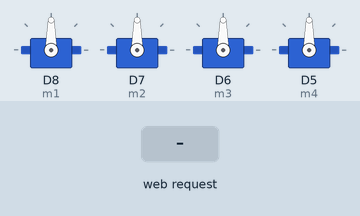
A sketch run on a simulated ESP8266 (NodeMCU). Parts: 4 × servo. The test bench sets the inputs (shaded band). What the sketch prints to the serial monitor is not drawn.

Above: at 2.2 s.
2.3 s: HTTP request GET /fw received
At 3.4 s:
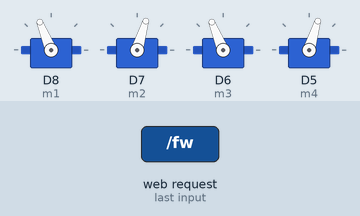
3.8 s: HTTP request GET /bk received
At 4.5 s:
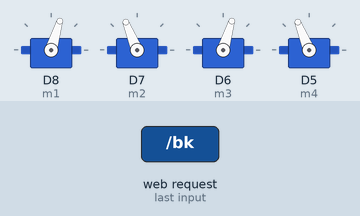
5.3 s: HTTP request GET /lt received
At 5.7 s:
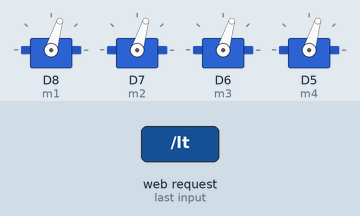
6.8 s: HTTP request GET /rt received
At 8.0 s:
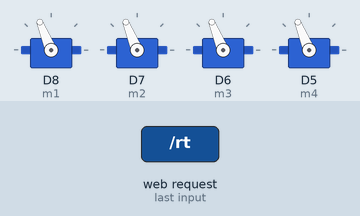
8.3 s: HTTP request GET /bl received
At 9.2 s:
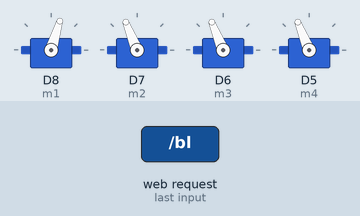
9.8 s: HTTP request GET /fl received
At 10.3 s:
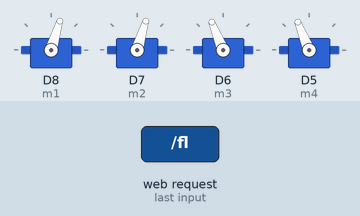
Timing chart, 0 to 12.3 s (numbered marks = the images above; inputs shaded):
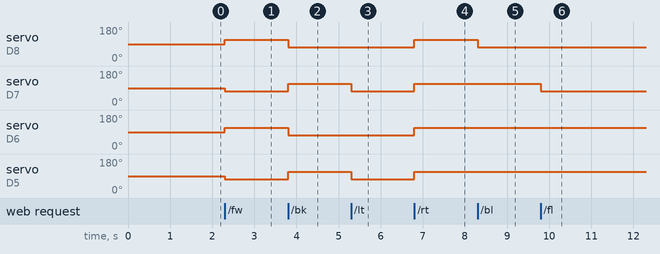

The sketch:

Mech4wheelV1.ino
```cpp
#include <ESP8266WiFi.h>
#include <WiFiClient.h>
#include <ESP8266WebServer.h>
#include <Servo.h>

Servo m1;
Servo m2;
Servo m3;
Servo m4;

/* Set these to your desired credentials. */
const char *ssid = "My_Robot";
const char *password = "iamnotarobot";

ESP8266WebServer server(80);


int cc_speed = 1300;
int cw_speed = 1700;
/* Just a little test message.  Go to http://192.168.4.1 in a web browser
 * connected to this access point to see it.
 */
void handleRoot() {
  server.send(200, "text/plain", "hello from Robot!");
}

void motor_stop(){
   m1.writeMicroseconds(1500);
   m2.writeMicroseconds(1500);
   m3.writeMicroseconds(1500);
   m4.writeMicroseconds(1500);

  }

void motor_forward(){
    m1.writeMicroseconds(cw_speed);
   m2.writeMicroseconds(cc_speed);
   m3.writeMicroseconds(cw_speed);
   m4.writeMicroseconds(cc_speed);
  }

void motor_back(){
  m1.writeMicroseconds(cc_speed);
   m2.writeMicroseconds(cw_speed);
   m3.writeMicroseconds(cc_speed);
   m4.writeMicroseconds(cw_speed);
  }

void motor_left(){

    m1.writeMicroseconds(cc_speed);
   m2.writeMicroseconds(cc_speed);
   m3.writeMicroseconds(cc_speed);
   m4.writeMicroseconds(cc_speed);

  }
void motor_right(){
   m1.writeMicroseconds(cw_speed);
   m2.writeMicroseconds(cw_speed);
   m3.writeMicroseconds(cw_speed);
   m4.writeMicroseconds(cw_speed);
  }
void motor_br(){
  // m1.writeMicroseconds(cw_speed);
   m2.writeMicroseconds(cw_speed);
   m3.writeMicroseconds(cc_speed);
  // m4.writeMicroseconds(cw_speed);
  }
void motor_bl(){
   m1.writeMicroseconds(cc_speed);
  // m2.writeMicroseconds(cw_speed);
  // m3.writeMicroseconds(cw_speed);
   m4.writeMicroseconds(cw_speed);
  }
 void motor_fr(){
   m1.writeMicroseconds(cw_speed);
  // m2.writeMicroseconds(cw_speed);
  // m3.writeMicroseconds(cw_speed);
   m4.writeMicroseconds(cc_speed);
  }
void motor_fl(){
  // m1.writeMicroseconds(cw_speed);
   m2.writeMicroseconds(cc_speed);
   m3.writeMicroseconds(cw_speed);
  // m4.writeMicroseconds(cw_speed);
  }

void motor_sr(){
   m1.writeMicroseconds(cw_speed);
   m2.writeMicroseconds(cw_speed);
   m3.writeMicroseconds(cc_speed);
   m4.writeMicroseconds(cc_speed);
  }
void motor_sl(){
   m1.writeMicroseconds(cc_speed);
   m2.writeMicroseconds(cc_speed);
   m3.writeMicroseconds(cw_speed);
   m4.writeMicroseconds(cw_speed);
  }

void speed_high(){
    cw_speed = 2000;
    cc_speed = 1000;

}
void speed_med(){
    cw_speed = 1700;
    cc_speed = 1300;

}
void speed_low(){
    cw_speed = 1600;
    cc_speed = 1400;

}


void setup() {

  m1.attach(15);//d8
  m2.attach(D7);
  m3.attach(D6);
  m4.attach(D5);


  delay(1000);
  Serial.begin(115200);
  Serial.println();
  Serial.print("Configuring access point...");
  /* You can remove the password parameter if you want the AP to be open. */
  WiFi.softAP(ssid, password);

  IPAddress myIP = WiFi.softAPIP();
  Serial.print("AP IP address: ");
  Serial.println(myIP);


  server.on("/", handleRoot);

  server.on("/inline", []() {
    server.send(200, "text/plain", "this works as well");
  });

  server.on("/fw", []() {
    motor_forward();
    server.send(200, "text/plain", "Forward");
  });
  server.on("/bk", []() {
    motor_back();
    server.send(200, "text/plain", "Back");
  });

  server.on("/st", []() {
    motor_stop();
    server.send(200, "text/plain", "Stop");
  });
  server.on("/lt", []() {
    motor_left();
    server.send(200, "text/plain", "Left");
  });
  server.on("/rt", []() {
    motor_right();
    server.send(200, "text/plain", "Right");
  });

    server.on("/bl", []() {
    motor_bl();
    server.send(200, "text/plain", "bl");
  });

   server.on("/br", []() {
    motor_br();
    server.send(200, "text/plain", "br");
  });
   server.on("/fl", []() {
    motor_fl();
    server.send(200, "text/plain", "fl");
  });
   server.on("/fr", []() {
    motor_fr();
    server.send(200, "text/plain", "fr");
  });
 server.on("/hs", []() {
    speed_high();
    server.send(200, "text/plain", "fr");
  });
   server.on("/ms", []() {
    speed_med();
    server.send(200, "text/plain", "ms");
  });
   server.on("/ls", []() {
    speed_low();
    server.send(200, "text/plain", "ls");
  });

  server.on("/sr", []() {
    motor_sr();
    server.send(200, "text/plain", "fr");
  });

    server.on("/sl", []() {
    motor_sl();
    server.send(200, "text/plain", "fr");
  });


  server.begin();
  Serial.println("HTTP server started");


}

void loop() {
  server.handleClient();
}
```

Measured:
- after the input at 2.3 s, servo on D8 (m1), servo on D6 (m3): 90° → 112° at once; servo on D7 (m2), servo on D5 (m4): 90° → 73° at once
- after the input at 3.8 s, servo on D8 (m1), servo on D6 (m3): 112° → 73° at once; servo on D7 (m2), servo on D5 (m4): 73° → 112° at once
- after the input at 5.3 s, servo on D7 (m2), servo on D5 (m4): 112° → 73° at once
- after the input at 6.8 s, servo on D8 (m1), servo on D7 (m2), servo on D6 (m3), servo on D5 (m4): 73° → 112° at once
- after the input at 8.3 s, servo on D8 (m1): 112° → 73° at once
- after the input at 9.8 s, servo on D7 (m2): 112° → 73° at once
